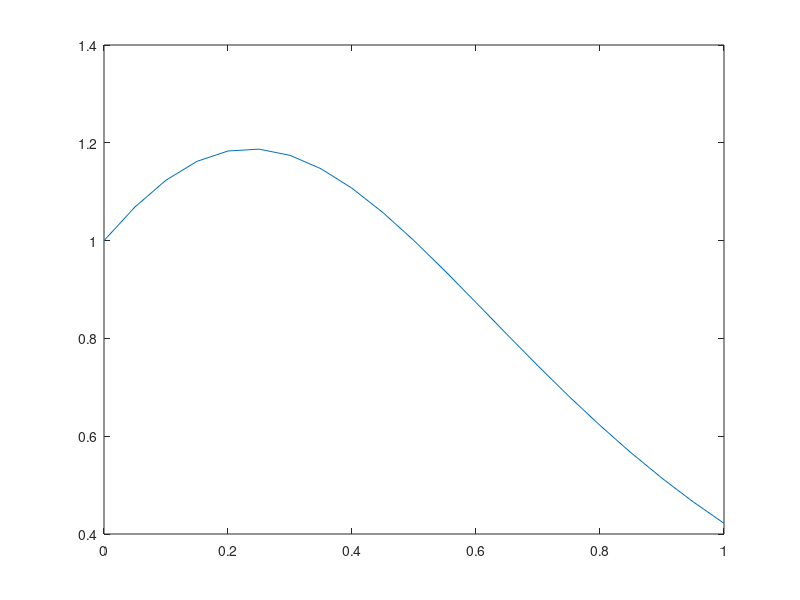

MATLAB code for this plot:
n = 21;
y = zeros;
z = zeros;

x = linspace(0,1,n);

for k = 1:n;
  y(k) = 1 + (x(k)/2);
  z(k) = 1 + x(k)^2;
  a = y(k)/z(k);
  y(k) = a^3;
end

plot(x,y);
